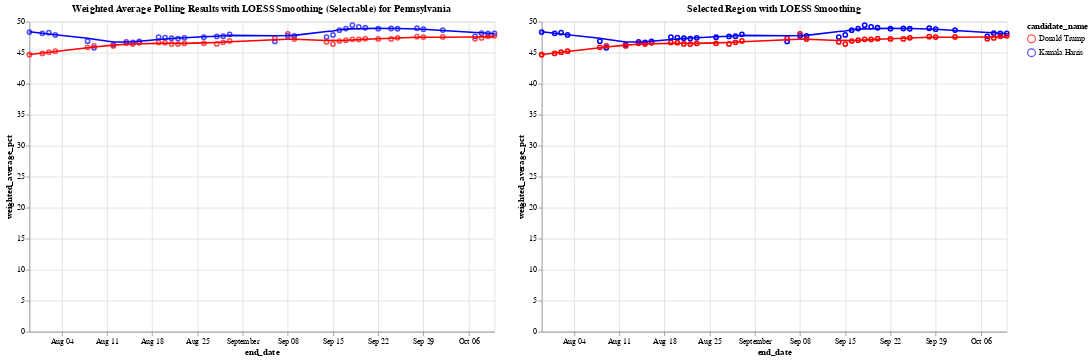

The notebook cell this image was saved under:
### Code cell
# Define the color scale for the two candidates
color_scale = alt.Scale(domain=['Donald Trump', 'Kamala Harris'], range=['red', 'blue'])

# Step 1: Create a selection brush for the horizontal axis (end_date)
brush = alt.selection_interval(encodings=['x'])  # Brush selection on the x-axis

# Step 2: Create the base chart with points and LOESS smoothing (Chart 1)
base = alt.Chart(df_weighted_averages).mark_point().encode(
    x='end_date:T',
    y='weighted_average_pct:Q',
    color=alt.Color('candidate_name:N', scale=color_scale)
)

loess = base.transform_loess(
    'end_date', 'weighted_average_pct', groupby=['candidate_name'], bandwidth=0.3
).mark_line()

chart1 = (base + loess).add_params(
    brush  # Add the brush selection to Chart 1
).properties(
    title='Weighted Average Polling Results with LOESS Smoothing (Selectable) for Pennsylvania',
    width=600,
    height=400
)

# Step 3: Create the side-by-side chart that will show the selected region with tooltip

# Apply the same selection filter to both points and LOESS in chart2
selected_points = base.encode(
    opacity=alt.condition(brush, alt.value(1), alt.value(0)),  # Highlight only selected points
    tooltip=['end_date:T', 'candidate_name:N', 'weighted_average_pct:Q']  # Add tooltip for points
).transform_filter(
    brush  # Filter by brush selection
)

# Apply LOESS smoothing for the selected range
selected_loess = alt.Chart(df_weighted_averages).transform_loess(
    'end_date', 'weighted_average_pct', groupby=['candidate_name'], bandwidth=0.3
).mark_line().encode(
    x='end_date:T',
    y='weighted_average_pct:Q',
    color=alt.Color('candidate_name:N', scale=color_scale),
    tooltip=['end_date:T', 'candidate_name:N', 'weighted_average_pct:Q']
).transform_filter(
    brush  # Filter the LOESS line by the brush selection
)

# Combine selected points and LOESS for the second chart
chart2 = (selected_points + selected_loess).properties(
    title='Selected Region with LOESS Smoothing',
    width=600,
    height=400
)

# Combine the two charts side by side
final_chart = alt.hconcat(chart1, chart2)

# Display the final chart
final_chart.show()

### Figure 1 — Vega-Lite specification as saved in the notebook (floating-point values rounded to 4 significant figures)
{"config": {"view": {"continuousWidth": 300, "continuousHeight": 300}}, "hconcat": [{"layer": [{"mark": {"type": "point"}, "encoding": {"color": {"field": "candidate_name", "scale": {"domain": ["Donald Trump", "Kamala Harris"], "range": ["red", "blue"]}, "type": "nominal"}, "x": {"field": "end_date", "type": "temporal"}, "y": {"field": "weighted_average_pct", "type": "quantitative"}}, "name": "view_3"}, {"mark": {"type": "line"}, "encoding": {"color": {"field": "candidate_name", "scale": {"domain": ["Donald Trump", "Kamala Harris"], "range": ["red", "blue"]}, "type": "nominal"}, "x": {"field": "end_date", "type": "temporal"}, "y": {"field": "weighted_average_pct", "type": "quantitative"}}, "transform": [{"loess": "weighted_average_pct", "on": "end_date", "bandwidth": 0.3, "groupby": ["candidate_name"]}]}], "height": 400, "title": "Weighted Average Polling Results with LOESS Smoothing (Selectable) for Pennsylvania", "width": 600}, {"layer": [{"mark": {"type": "point"}, "encoding": {"color": {"field": "candidate_name", "scale": {"domain": ["Donald Trump", "Kamala Harris"], "range": ["red", "blue"]}, "type": "nominal"}, "opacity": {"condition": {"param": "param_3", "value": 1}, "value": 0}, "tooltip": [{"field": "end_date", "type": "temporal"}, {"field": "candidate_name", "type": "nominal"}, {"field": "weighted_average_pct", "type": "quantitative"}], "x": {"field": "end_date", "type": "temporal"}, "y": {"field": "weighted_average_pct", "type": "quantitative"}}, "transform": [{"filter": {"param": "param_3"}}]}, {"mark": {"type": "line"}, "encoding": {"color": {"field": "candidate_name", "scale": {"domain": ["Donald Trump", "Kamala Harris"], "range": ["red", "blue"]}, "type": "nominal"}, "tooltip": [{"field": "end_date", "type": "temporal"}, {"field": "candidate_name", "type": "nominal"}, {"field": "weighted_average_pct", "type": "quantitative"}], "x": {"field": "end_date", "type": "temporal"}, "y": {"field": "weighted_average_pct", "type": "quantitative"}}, "transform": [{"loess": "weighted_average_pct", "on": "end_date", "bandwidth": 0.3, "groupby": ["candidate_name"]}, {"filter": {"param": "param_3"}}]}], "height": 400, "title": "Selected Region with LOESS Smoothing", "width": 600}], "data": {"name": "data-eb12152694171ef3b5edec757b28d2b4"}, "params": [{"name": "param_3", "select": {"type": "interval", "encodings": ["x"]}, "views": ["view_3"]}], "$schema": "https://vega.github.io/schema/vega-lite/v5.20.1.json", "datasets": {"data-eb12152694171ef3b5edec757b28d2b4": [{"end_date": "2024-10-10T00:00:00", "candidate_id": 16661, "candidate_name": "Kamala Harris", "weighted_average_pct": 48.1}, {"end_date": "2024-10-10T00:00:00", "candidate_id": 16651, "candidate_name": "Donald Trump", "weighted_average_pct": 47.73}, {"end_date": "2024-10-09T00:00:00", "candidate_id": 16661, "candidate_name": "Kamala Harris", "weighted_average_pct": 48.11}, {"end_date": "2024-10-09T00:00:00", "candidate_id": 16651, "candidate_name": "Donald Trump", "weighted_average_pct": 47.63}, {"end_date": "2024-10-08T00:00:00", "candidate_id": 16661, "candidate_name": "Kamala Harris", "weighted_average_pct": 48.15}, {"end_date": "2024-10-08T00:00:00", "candidate_id": 16651, "candidate_name": "Donald Trump", "weighted_average_pct": 47.38}, {"end_date": "2024-10-07T00:00:00", "candidate_id": 16661, "candidate_name": "Kamala Harris", "weighted_average_pct": 47.64}, {"end_date": "2024-10-07T00:00:00", "candidate_id": 16651, "candidate_name": "Donald Trump", "weighted_average_pct": 47.25}, {"end_date": "2024-10-02T00:00:00", "candidate_id": 16661, "candidate_name": "Kamala Harris", "weighted_average_pct": 48.64}, {"end_date": "2024-10-02T00:00:00", "candidate_id": 16651, "candidate_name": "Donald Trump", "weighted_average_pct": 47.55}, {"end_date": "2024-09-29T00:00:00", "candidate_id": 16661, "candidate_name": "Kamala Harris", "weighted_average_pct": 48.8}, {"end_date": "2024-09-29T00:00:00", "candidate_id": 16651, "candidate_name": "Donald Trump", "weighted_average_pct": 47.53}, {"end_date": "2024-09-28T00:00:00", "candidate_id": 16661, "candidate_name": "Kamala Harris", "weighted_average_pct": 48.94}, {"end_date": "2024-09-28T00:00:00", "candidate_id": 16651, "candidate_name": "Donald Trump", "weighted_average_pct": 47.59}, {"end_date": "2024-09-25T00:00:00", "candidate_id": 16661, "candidate_name": "Kamala Harris", "weighted_average_pct": 48.86}, {"end_date": "2024-09-25T00:00:00", "candidate_id": 16651, "candidate_name": "Donald Trump", "weighted_average_pct": 47.41}, {"end_date": "2024-09-24T00:00:00", "candidate_id": 16661, "candidate_name": "Kamala Harris", "weighted_average_pct": 48.91}, {"end_date": "2024-09-24T00:00:00", "candidate_id": 16651, "candidate_name": "Donald Trump", "weighted_average_pct": 47.23}, {"end_date": "2024-09-22T00:00:00", "candidate_id": 16661, "candidate_name": "Kamala Harris", "weighted_average_pct": 48.87}, {"end_date": "2024-09-22T00:00:00", "candidate_id": 16651, "candidate_name": "Donald Trump", "weighted_average_pct": 47.22}, {"end_date": "2024-09-20T00:00:00", "candidate_id": 16661, "candidate_name": "Kamala Harris", "weighted_average_pct": 49.02}, {"end_date": "2024-09-20T00:00:00", "candidate_id": 16651, "candidate_name": "Donald Trump", "weighted_average_pct": 47.26}, {"end_date": "2024-09-19T00:00:00", "candidate_id": 16661, "candidate_name": "Kamala Harris", "weighted_average_pct": 49.18}, {"end_date": "2024-09-19T00:00:00", "candidate_id": 16651, "candidate_name": "Donald Trump", "weighted_average_pct": 47.14}, {"end_date": "2024-09-18T00:00:00", "candidate_id": 16661, "candidate_name": "Kamala Harris", "weighted_average_pct": 49.45}, {"end_date": "2024-09-18T00:00:00", "candidate_id": 16651, "candidate_name": "Donald Trump", "weighted_average_pct": 47.16}, {"end_date": "2024-09-17T00:00:00", "candidate_id": 16661, "candidate_name": "Kamala Harris", "weighted_average_pct": 48.9}, {"end_date": "2024-09-17T00:00:00", "candidate_id": 16651, "candidate_name": "Donald Trump", "weighted_average_pct": 47.02}, {"end_date": "2024-09-16T00:00:00", "candidate_id": 16661, "candidate_name": "Kamala Harris", "weighted_average_pct": 48.63}, {"end_date": "2024-09-16T00:00:00", "candidate_id": 16651, "candidate_name": "Donald Trump", "weighted_average_pct": 46.88}, {"end_date": "2024-09-15T00:00:00", "candidate_id": 16661, "candidate_name": "Kamala Harris", "weighted_average_pct": 47.87}, {"end_date": "2024-09-15T00:00:00", "candidate_id": 16651, "candidate_name": "Donald Trump", "weighted_average_pct": 46.38}, {"end_date": "2024-09-14T00:00:00", "candidate_id": 16661, "candidate_name": "Kamala Harris", "weighted_average_pct": 47.51}, {"end_date": "2024-09-14T00:00:00", "candidate_id": 16651, "candidate_name": "Donald Trump", "weighted_average_pct": 46.74}, {"end_date": "2024-09-09T00:00:00", "candidate_id": 16661, "candidate_name": "Kamala Harris", "weighted_average_pct": 47.72}, {"end_date": "2024-09-09T00:00:00", "candidate_id": 16651, "candidate_name": "Donald Trump", "weighted_average_pct": 47.2}, {"end_date": "2024-09-08T00:00:00", "candidate_id": 16661, "candidate_name": "Kamala Harris", "weighted_average_pct": 47.71}, {"end_date": "2024-09-08T00:00:00", "candidate_id": 16651, "candidate_name": "Donald Trump", "weighted_average_pct": 48.02}, {"end_date": "2024-09-06T00:00:00", "candidate_id": 16661, "candidate_name": "Kamala Harris", "weighted_average_pct": 46.82}, {"end_date": "2024-09-06T00:00:00", "candidate_id": 16651, "candidate_name": "Donald Trump", "weighted_average_pct": 47.31}, {"end_date": "2024-08-30T00:00:00", "candidate_id": 16661, "candidate_name": "Kamala Harris", "weighted_average_pct": 47.96}, {"end_date": "2024-08-30T00:00:00", "candidate_id": 16651, "candidate_name": "Donald Trump", "weighted_average_pct": 46.9}, {"end_date": "2024-08-29T00:00:00", "candidate_id": 16661, "candidate_name": "Kamala Harris", "weighted_average_pct": 47.66}, {"end_date": "2024-08-29T00:00:00", "candidate_id": 16651, "candidate_name": "Donald Trump", "weighted_average_pct": 46.67}, {"end_date": "2024-08-28T00:00:00", "candidate_id": 16661, "candidate_name": "Kamala Harris", "weighted_average_pct": 47.62}, {"end_date": "2024-08-28T00:00:00", "candidate_id": 16651, "candidate_name": "Donald Trump", "weighted_average_pct": 46.42}, {"end_date": "2024-08-26T00:00:00", "candidate_id": 16661, "candidate_name": "Kamala Harris", "weighted_average_pct": 47.49}, {"end_date": "2024-08-26T00:00:00", "candidate_id": 16651, "candidate_name": "Donald Trump", "weighted_average_pct": 46.51}, {"end_date": "2024-08-23T00:00:00", "candidate_id": 16661, "candidate_name": "Kamala Harris", "weighted_average_pct": 47.4}, {"end_date": "2024-08-23T00:00:00", "candidate_id": 16651, "candidate_name": "Donald Trump", "weighted_average_pct": 46.49}, {"end_date": "2024-08-22T00:00:00", "candidate_id": 16661, "candidate_name": "Kamala Harris", "weighted_average_pct": 47.27}, {"end_date": "2024-08-22T00:00:00", "candidate_id": 16651, "candidate_name": "Donald Trump", "weighted_average_pct": 46.39}, {"end_date": "2024-08-21T00:00:00", "candidate_id": 16661, "candidate_name": "Kamala Harris", "weighted_average_pct": 47.33}, {"end_date": "2024-08-21T00:00:00", "candidate_id": 16651, "candidate_name": "Donald Trump", "weighted_average_pct": 46.42}, {"end_date": "2024-08-20T00:00:00", "candidate_id": 16661, "candidate_name": "Kamala Harris", "weighted_average_pct": 47.43}, {"end_date": "2024-08-20T00:00:00", "candidate_id": 16651, "candidate_name": "Donald Trump", "weighted_average_pct": 46.61}, {"end_date": "2024-08-19T00:00:00", "candidate_id": 16661, "candidate_name": "Kamala Harris", "weighted_average_pct": 47.51}, {"end_date": "2024-08-19T00:00:00", "candidate_id": 16651, "candidate_name": "Donald Trump", "weighted_average_pct": 46.66}, {"end_date": "2024-08-16T00:00:00", "candidate_id": 16661, "candidate_name": "Kamala Harris", "weighted_average_pct": 46.82}, {"end_date": "2024-08-16T00:00:00", "candidate_id": 16651, "candidate_name": "Donald Trump", "weighted_average_pct": 46.58}, {"end_date": "2024-08-15T00:00:00", "candidate_id": 16661, "candidate_name": "Kamala Harris", "weighted_average_pct": 46.66}, {"end_date": "2024-08-15T00:00:00", "candidate_id": 16651, "candidate_name": "Donald Trump", "weighted_average_pct": 46.39}, {"end_date": "2024-08-14T00:00:00", "candidate_id": 16661, "candidate_name": "Kamala Harris", "weighted_average_pct": 46.74}, {"end_date": "2024-08-14T00:00:00", "candidate_id": 16651, "candidate_name": "Donald Trump", "weighted_average_pct": 46.52}, {"end_date": "2024-08-12T00:00:00", "candidate_id": 16661, "candidate_name": "Kamala Harris", "weighted_average_pct": 46.28}, {"end_date": "2024-08-12T00:00:00", "candidate_id": 16651, "candidate_name": "Donald Trump", "weighted_average_pct": 46.09}, {"end_date": "2024-08-09T00:00:00", "candidate_id": 16661, "candidate_name": "Kamala Harris", "weighted_average_pct": 45.79}, {"end_date": "2024-08-09T00:00:00", "candidate_id": 16651, "candidate_name": "Donald Trump", "weighted_average_pct": 46.11}, {"end_date": "2024-08-08T00:00:00", "candidate_id": 16661, "candidate_name": "Kamala Harris", "weighted_average_pct": 46.86}, {"end_date": "2024-08-08T00:00:00", "candidate_id": 16651, "candidate_name": "Donald Trump", "weighted_average_pct": 45.86}, {"end_date": "2024-08-03T00:00:00", "candidate_id": 16661, "candidate_name": "Kamala Harris", "weighted_average_pct": 47.86}, {"end_date": "2024-08-03T00:00:00", "candidate_id": 16651, "candidate_name": "Donald Trump", "weighted_average_pct": 45.25}, {"end_date": "2024-08-02T00:00:00", "candidate_id": 16661, "candidate_name": "Kamala Harris", "weighted_average_pct": 48.23}, {"end_date": "2024-08-02T00:00:00", "candidate_id": 16651, "candidate_name": "Donald Trump", "weighted_average_pct": 45.08}, {"end_date": "2024-08-01T00:00:00", "candidate_id": 16661, "candidate_name": "Kamala Harris", "weighted_average_pct": 48.13}, {"end_date": "2024-08-01T00:00:00", "candidate_id": 16651, "candidate_name": "Donald Trump", "weighted_average_pct": 44.88}, {"end_date": "2024-07-30T00:00:00", "candidate_id": 16661, "candidate_name": "Kamala Harris", "weighted_average_pct": 48.33}, {"end_date": "2024-07-30T00:00:00", "candidate_id": 16651, "candidate_name": "Donald Trump", "weighted_average_pct": 44.67}, {"end_date": "2024-07-29T00:00:00", "candidate_id": 16661, "candidate_name": "Kamala Harris", "weighted_average_pct": null}, {"end_date": "2024-07-29T00:00:00", "candidate_id": 16651, "candidate_name": "Donald Trump", "weighted_average_pct": null}, {"end_date": "2024-07-28T00:00:00", "candidate_id": 16661, "candidate_name": "Kamala Harris", "weighted_average_pct": null}, {"end_date": "2024-07-28T00:00:00", "candidate_id": 16651, "candidate_name": "Donald Trump", "weighted_average_pct": null}]}}
